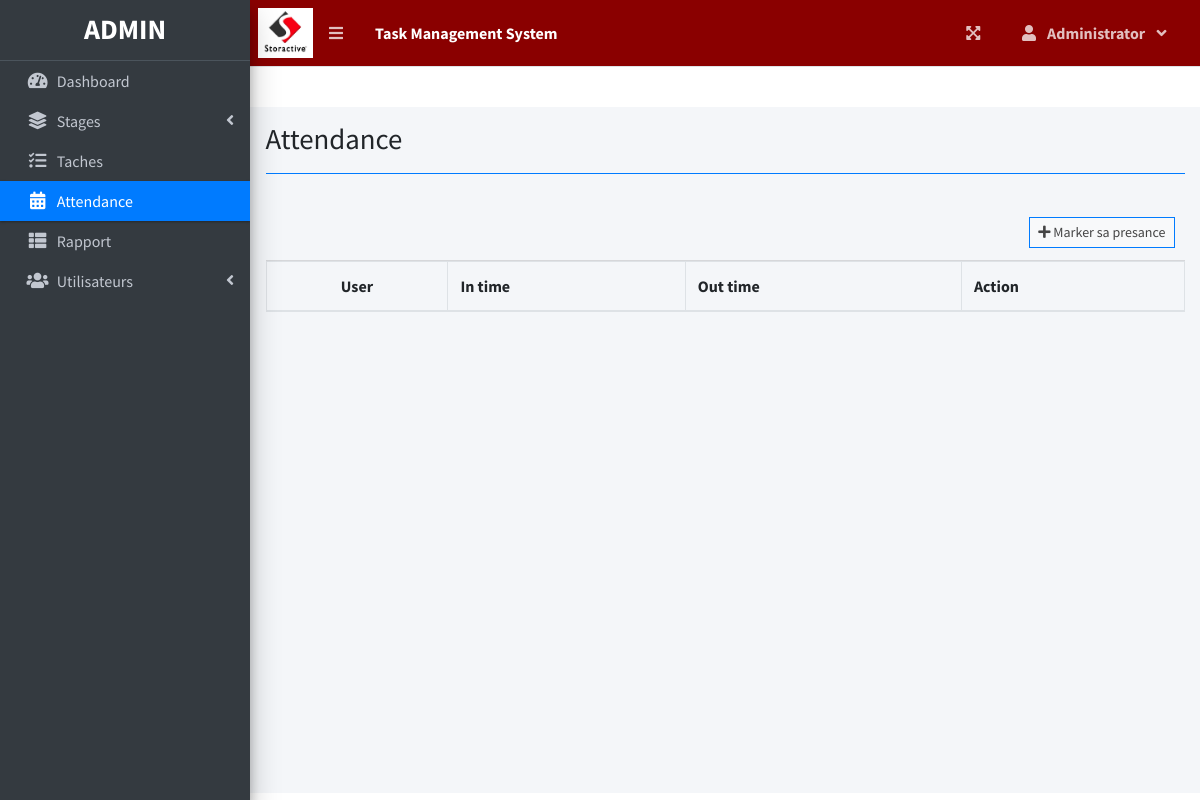
The page /index.php?page=attendance (signed in) on the database as committed earlier.
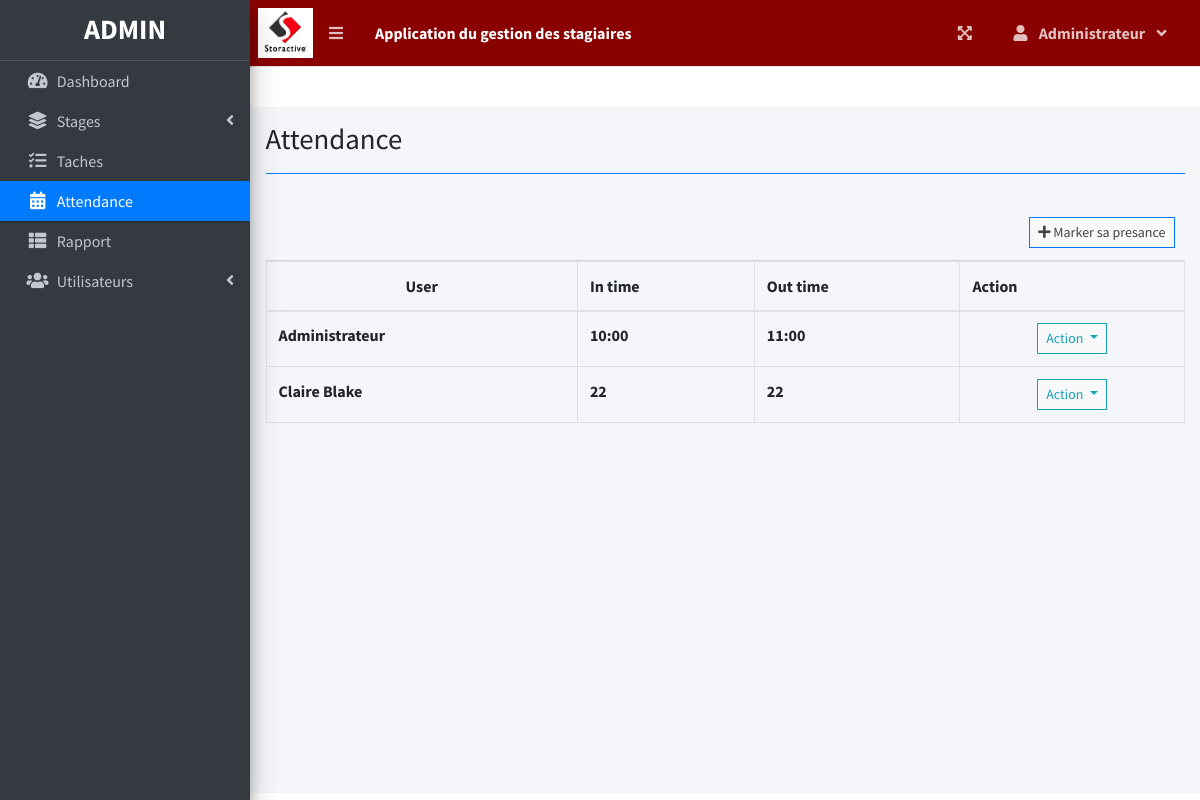
The same page on the database as committed later.
### tables this page shows
CREATE TABLE `attendance` (
  `atn_user_id` int(11) NOT NULL,
  `int_time` mediumtext DEFAULT NULL,
  `out_time` mediumtext DEFAULT NULL,
  `total_duration` mediumtext DEFAULT NULL
);

CREATE TABLE `users` (
  `id` int(30) NOT NULL,
  `firstname` varchar(200) NOT NULL,
  `lastname` varchar(200) NOT NULL,
  `email` varchar(200) NOT NULL,
  `password` text NOT NULL,
  `type` tinyint(1) NOT NULL DEFAULT 2 COMMENT '1 = admin, 2 = staff',
  `avatar` text NOT NULL DEFAULT 'no-image-available.png',
  `date_created` datetime NOT NULL DEFAULT current_timestamp()
);

### attendance.php (the view, shortened to what this page needs)
<div class="card-header">
<div class="card-tools">
				<a class="btn btn-block btn-sm btn-default btn-flat border-primary" href="./index.php?page=new_attendance"><i class="fa fa-plus"></i> Marker sa presance</a>
			</div>
			</div>
<table class="table tabe-hover table-bordered" id="list">
<tr>
<thead>
  <tr>
    <th class="text-center">User</th>
    <th>In time</th>
    <th>Out time</th>
    <th>Action</th>
  </tr>
<?php include 'db_connect.php' ?>
<?php
$qry = $conn->query("SELECT * from attendance");
while($row= $qry->fetch_assoc()):
?>
</thead>
          <?php
          $a = $row['atn_user_id'];
            $id = $conn->query("SELECT firstname , lastname from users where id=$a");
            $name = $id->fetch_assoc();
          ?>
		<tr>
						<td><b><?php  echo ($name['firstname'].' '.$name['lastname']) ?></b></td>
						<td><b><?php echo $row['int_time'] ?></b></td>
            <td><b><?php echo $row['out_time'] ?></b></td>
						<td class="text-center">
							<button type="button" class="btn btn-default btn-sm btn-flat border-info wave-effect text-info dropdown-toggle" data-toggle="dropdown" aria-expanded="true">
		                      Action
		                    </button>
                        </td>
                        </tr>
<?php endwhile; ?>
</table>

### topbar.php (shortened to what this page needs)
<nav class="main-header navbar navbar-expand navbar-primary navbar-dark " style="background-color : #8a0000">
<img src="storactive.jpg" alt="" style="height: 50px;">
  <ul class="navbar-nav">
    <?php if(isset($_SESSION['login_id'])): ?>
    <li class="nav-item">
      <a class="nav-link" data-widget="pushmenu" href="" role="button"><i class="fas fa-bars"></i></a>
    </li>
  <?php endif; ?>
    <li>
      <a class="nav-link text-white"  href="./" role="button"> <large><b><?php echo $_SESSION['system']['name'] ?></b></large></a>
    </li>
  </ul>
  <ul class="navbar-nav ml-auto">
    <li class="nav-item">
      <a class="nav-link" data-widget="fullscreen" href="#" role="button">
        <i class="fas fa-expand-arrows-alt"></i>
      </a>
    </li>
   <li class="nav-item dropdown">
          <a class="nav-link"  data-toggle="dropdown" aria-expanded="true" href="javascript:void(0)">
            <span>
              <div class="d-felx badge-pill">
                <span class="fa fa-user mr-2"></span>
                <span><b><?php echo ucwords($_SESSION['login_firstname']) ?></b></span>
                <span class="fa fa-angle-down ml-2"></span>
              </div>
            </span>
          </a>
    </li>
  </ul>
</nav>

### sidebar.php (shortened to what this page needs)
<aside class="main-sidebar sidebar-dark-primary elevation-4">
  <div class="dropdown">
 	<a href="./" class="brand-link">
      <?php if($_SESSION['login_type'] == 1): ?>
      <h3 class="text-center p-0 m-0"><b>ADMIN</b></h3>
      <?php else: ?>
      <h3 class="text-center p-0 m-0"><b>STAGIAIRE</b></h3>
      <?php endif; ?>
  </a>
  </div>
  <div class="sidebar pb-4 mb-4">
    <nav class="mt-2">
      <ul class="nav nav-pills nav-sidebar flex-column nav-flat" data-widget="treeview" role="menu" data-accordion="false">
        <li class="nav-item dropdown" >
          <a href="./" class="nav-link nav-dashboard">
            <i class="nav-icon fas fa-tachometer-alt"></i>
            <p>
              Dashboard
            </p>
          </a>
        </li>
        <li class="nav-item">
          <a href="#" class="nav-link nav-edit_project nav-view_project">
            <i class="nav-icon fas fa-layer-group"></i>
            <p>
              Stages
              <i class="right fas fa-angle-left"></i>
            </p>
          </a>
        </li>
        <li class="nav-item">
              <a href="./index.php?page=task_list" class="nav-link nav-task_list">
                <i class="fas fa-tasks nav-icon"></i>
                <p>Taches</p>
              </a>
        </li>
        <li class="nav-item">
              <a href="./index.php?page=attendance" class="nav-link nav-attendance">
                <i class="fas fa-calendar-alt nav-icon"></i>
                <p>Attendance</p>
              </a>
        </li>
        <?php if($_SESSION['login_type'] != 3): ?>
         <li class="nav-item">
              <a href="./index.php?page=reports" class="nav-link nav-reports">
                <i class="fas fa-th-list nav-icon"></i>
                <p>Rapport</p>
              </a>
        </li>
        <?php endif; ?>
        <?php if($_SESSION['login_type'] == 1): ?>
        <li class="nav-item">
          <a href="#" class="nav-link nav-edit_user">
            <i class="nav-icon fas fa-users"></i>
            <p>
              Utilisateurs
              <i class="right fas fa-angle-left"></i>
            </p>
          </a>
        </li>
      <?php endif; ?>
      </ul>
    </nav>
  </div>
</aside>

Rows that differ between the two databases and show on the page:
added attendance: users.firstname "Administrateur", int_time "10:00", out_time "11:00"
added attendance: users.firstname "Claire", users.lastname "Blake", int_time "22", out_time "22"
Other text that changed with them:
$_SESSION['system']['name']: "Task Management System" → "Application du gestion des stagiaires"
$_SESSION['login_firstname']: "Administrator" → "Administrateur"
